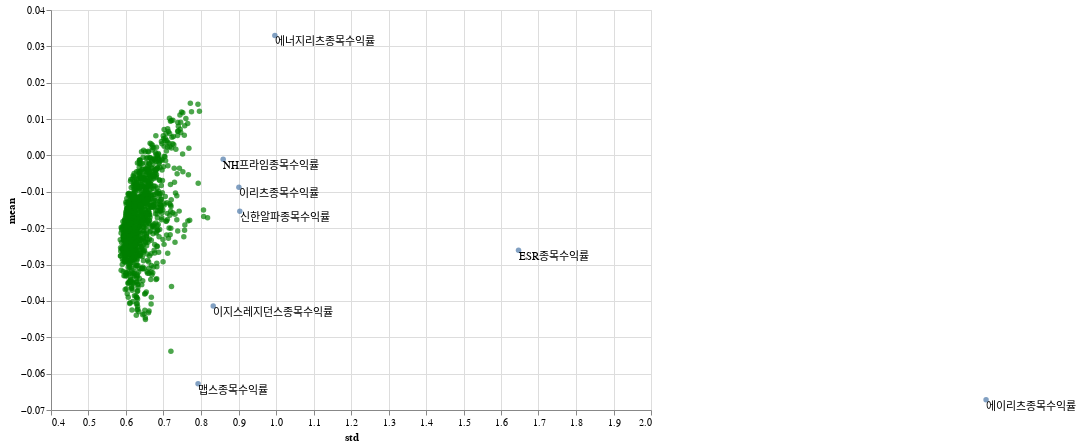

Source (notebook cell):
### Code cell
circle = alt.Chart(reits_rate.describe().loc[['mean','std']].T.drop(['KOSPI수익률'])).mark_circle().encode(
    x = alt.X('std', scale=alt.Scale(domain=[0.5, 2])),
    y = alt.Y('mean')
)

text = alt.Chart(reits_rate.describe().loc[['mean','std']].T.drop((['KOSPI수익률'])).reset_index()).mark_text(align='left', baseline='line-top').encode(
    x = 'std',
    y = 'mean',
    text = 'index'    
)

circle2 = alt.Chart(portfolio_2).mark_circle(color = 'green').encode(
    x = 'std',
    y = 'mean'
)

(circle + text + circle2).properties(width = 600, height = 400)

### Figure 1 — Vega-Lite specification as saved in the notebook (floating-point values rounded to 4 significant figures; data arrays with more than 128 entries replaced by an {"elided": "..."} marker saying what was removed)
{"config": {"view": {"continuousWidth": 400, "continuousHeight": 300}}, "layer": [{"data": {"name": "data-3752d795b6fbf2f34a26f25076afe8aa"}, "mark": "circle", "encoding": {"x": {"type": "quantitative", "field": "std", "scale": {"domain": [0.5, 2]}}, "y": {"type": "quantitative", "field": "mean"}}}, {"data": {"name": "data-90e22d4e9be8e344c67fbea980e6d41f"}, "mark": {"type": "text", "align": "left", "baseline": "line-top"}, "encoding": {"text": {"type": "nominal", "field": "index"}, "x": {"type": "quantitative", "field": "std"}, "y": {"type": "quantitative", "field": "mean"}}}, {"data": {"name": "data-46aa64bad20dc657d4c3ab88e48d5856"}, "mark": {"type": "circle", "color": "green"}, "encoding": {"x": {"type": "quantitative", "field": "std"}, "y": {"type": "quantitative", "field": "mean"}}}], "height": 400, "width": 600, "$schema": "https://vega.github.io/schema/vega-lite/v4.8.1.json", "datasets": {"data-3752d795b6fbf2f34a26f25076afe8aa": [{"mean": -0.02604, "std": 1.647}, {"mean": 0.03302, "std": 0.997}, {"mean": -0.06278, "std": 0.7921}, {"mean": -0.04142, "std": 0.8326}, {"mean": -0.001038, "std": 0.8591}, {"mean": -0.01534, "std": 0.9035}, {"mean": -0.008727, "std": 0.9011}, {"mean": -0.06717, "std": 2.894}], "data-90e22d4e9be8e344c67fbea980e6d41f": [{"index": "ESR종목수익률", "mean": -0.02604, "std": 1.647}, {"index": "에너지리츠종목수익률", "mean": 0.03302, "std": 0.997}, {"index": "맵스종목수익률", "mean": -0.06278, "std": 0.7921}, {"index": "이지스레지던스종목수익률", "mean": -0.04142, "std": 0.8326}, {"index": "NH프라임종목수익률", "mean": -0.001038, "std": 0.8591}, {"index": "신한알파종목수익률", "mean": -0.01534, "std": 0.9035}, {"index": "이리츠종목수익률", "mean": -0.008727, "std": 0.9011}, {"index": "에이리츠종목수익률", "mean": -0.06717, "std": 2.894}], "data-46aa64bad20dc657d4c3ab88e48d5856": {"elided": "1000 records"}}}
